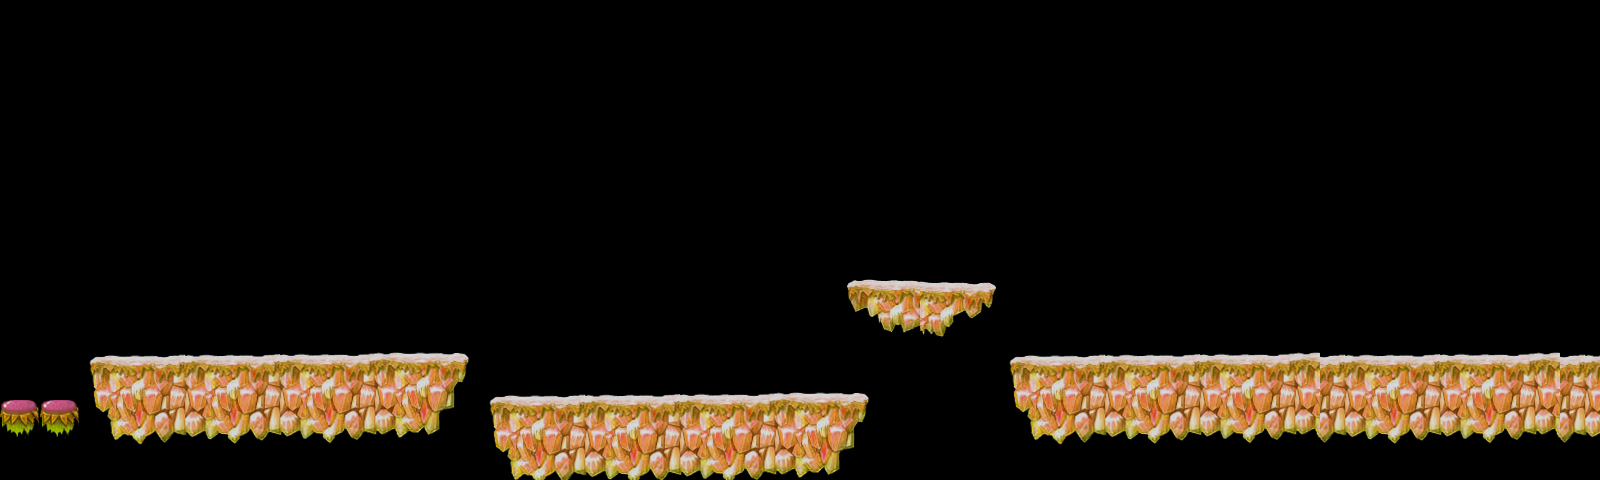

A level layout from a 2D game, rendered from its tile map. Below: a short description, then the map file with tile-grid data replaced by summaries:
An orthogonal 40x12 tile map with 40x40 px tiles, 3 tile layers (terrain1, decorate, protect), 1 hidden layer not drawn and 48 objects (34x 0, 7x 1, 6x c1, 3).

<map version="1.0" orientation="orthogonal" width="40" height="12" tilewidth="40" tileheight="40">
 <tileset firstgid="1" name="forest" tilewidth="40" tileheight="40">
  <image source="forest.png" width="1600" height="400" />
 </tileset>
 <layer name="terrain1" width="40" height="12">
  <data>[480 cells, 192 non-empty, 68 distinct tile ids]</data>
 </layer>
 <layer name="terrain2" width="40" height="12" visible="0">
  <data>[480 cells, 0 non-empty, 0 distinct tile ids]</data>
 </layer>
 <layer name="decorate" width="40" height="12">
  <data>[480 cells, 21 non-empty, 12 distinct tile ids]</data>
 </layer>
 <layer name="protect" width="40" height="12">
  <data>[480 cells, 2 non-empty, 1 distinct tile ids]</data>
 </layer>
 <objectgroup name="collision" width="40" height="12">
  <object name="c1" x="480" y="400" width="400" height="80" />
  <object name="c1" x="600" y="0" width="1000" height="40" />
  <object name="c1" x="1000" y="360" width="600" height="120" />
  <object name="c1" x="840" y="280" width="160" height="200" />
  <object name="c1" x="80" y="360" width="400" height="120" />
 </objectgroup>
 <objectgroup name="collision1" width="40" height="12">
  <object name="c1" x="0" y="400" width="80" height="80" />
 </objectgroup>
 <objectgroup name="items" width="40" height="12">
  <object type="0" x="280" y="240" width="40" height="40" />
  <object type="0" x="240" y="320" width="40" height="40" />
  <object type="0" x="280" y="320" width="40" height="40" />
  <object type="0" x="240" y="280" width="40" height="40" />
  <object type="0" x="1160" y="40" width="40" height="40" />
  <object type="0" x="320" y="280" width="40" height="40" />
  <object type="0" x="840" y="40" width="40" height="40" />
  <object type="0" x="880" y="40" width="40" height="40" />
  <object type="0" x="920" y="40" width="40" height="40" />
  <object type="0" x="960" y="40" width="40" height="40" />
  <object type="0" x="1000" y="40" width="40" height="40" />
  <object type="0" x="1040" y="40" width="40" height="40" />
  <object type="0" x="1080" y="40" width="40" height="40" />
  <object type="0" x="1120" y="40" width="40" height="40" />
  <object type="0" x="840" y="120" width="40" height="40" />
  <object type="1" x="880" y="80" width="40" height="40" />
  <object type="0" x="920" y="120" width="40" height="40" />
  <object type="1" x="960" y="80" width="40" height="40" />
  <object type="0" x="1000" y="120" width="40" height="40" />
  <object type="1" x="1040" y="80" width="40" height="40" />
  <object type="0" x="1080" y="120" width="40" height="40" />
  <object type="1" x="1120" y="80" width="40" height="40" />
  <object type="0" x="1160" y="120" width="40" height="40" />
  <object type="0" x="1200" y="40" width="40" height="40" />
  <object type="0" x="1240" y="40" width="40" height="40" />
  <object type="1" x="1200" y="80" width="40" height="40" />
  <object type="0" x="1240" y="120" width="40" height="40" />
  <object type="0" x="880" y="120" width="40" height="40" />
  <object type="0" x="960" y="120" width="40" height="40" />
  <object type="0" x="1040" y="120" width="40" height="40" />
  <object type="0" x="1120" y="120" width="40" height="40" />
  <object type="0" x="1200" y="120" width="40" height="40" />
  <object type="3" x="1280" y="60" width="80" height="80" />
  <object type="0" x="240" y="240" width="40" height="40" />
  <object type="0" x="280" y="280" width="40" height="40" />
  <object type="0" x="320" y="240" width="40" height="40" />
  <object type="0" x="320" y="320" width="40" height="40" />
  <object type="0" x="1480" y="280" width="40" height="40" />
  <object type="1" x="1520" y="280" width="40" height="40" />
  <object type="0" x="1560" y="280" width="40" height="40" />
  <object type="0" x="1440" y="280" width="40" height="40" />
 </objectgroup>
 <objectgroup name="enemy" width="40" height="12" />
 <objectgroup name="obstacle" width="40" height="12">
  <object type="1" x="520" y="320" width="80" height="80" />
 </objectgroup>
</map>
